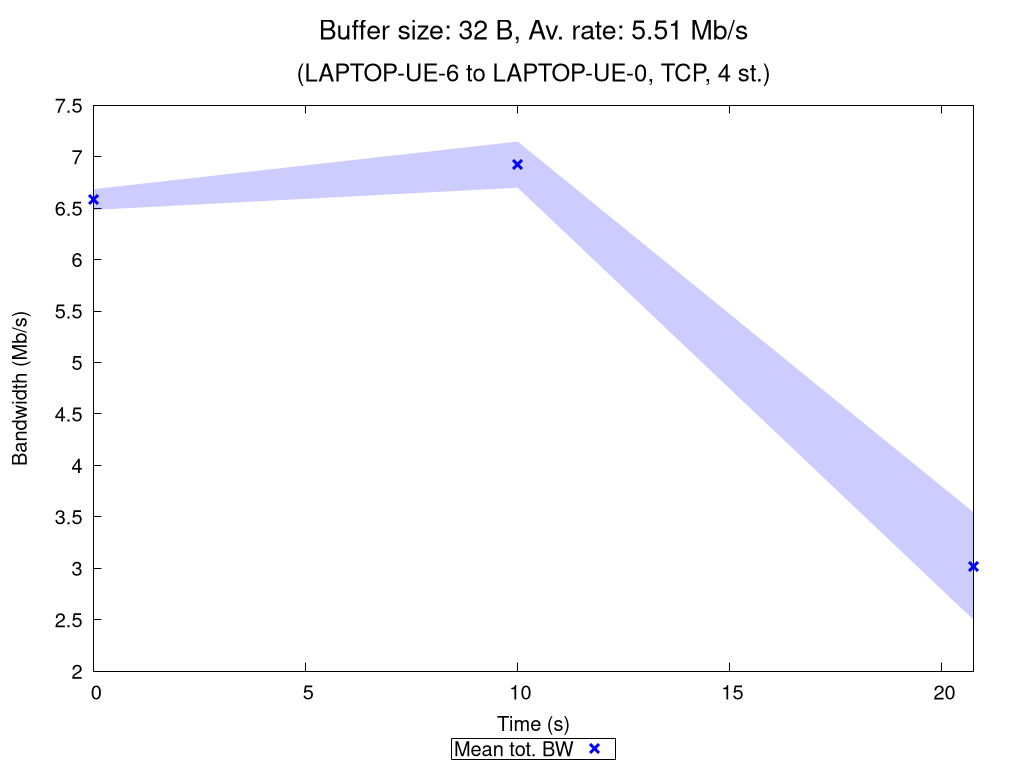

This chart was generated by the following gnuplot code:
set terminal pngcairo nocrop enhanced size 1024,768 font "Verdana,15"
set output "TCP_4_st_2020_10_29_09-20-45_two2one_00032B.png"

set title "{/=20 Buffer size: 32 B, Av. rate: 5.51 Mb/s}\n\n{/=18 (LAPTOP-UE-6 to LAPTOP-UE-0, TCP, 4 st.)}"

set xlabel "Time (s)"
set ylabel "Bandwidth (Mb/s)"
set ytics nomirror
set key bmargin center horizontal box samplen 1 width -1
set bmargin 4.6
set rmargin 4.5

rf = 1000000.0  # rate factor
set style fill transparent solid 0.2 noborder
set autoscale xfix
plot "TCP_4_st_2020_10_29_09-20-45_two2one_00032B_iperf_processed.dat" using 1:($2/rf-$3/rf):($2/rf+$3/rf) with filledcurves lc rgb "blue" notitle, \
     "" using 1:($2/rf) with points pt 2 ps 1.5 lw 3 lc rgb "blue" title "Mean tot. BW", \
